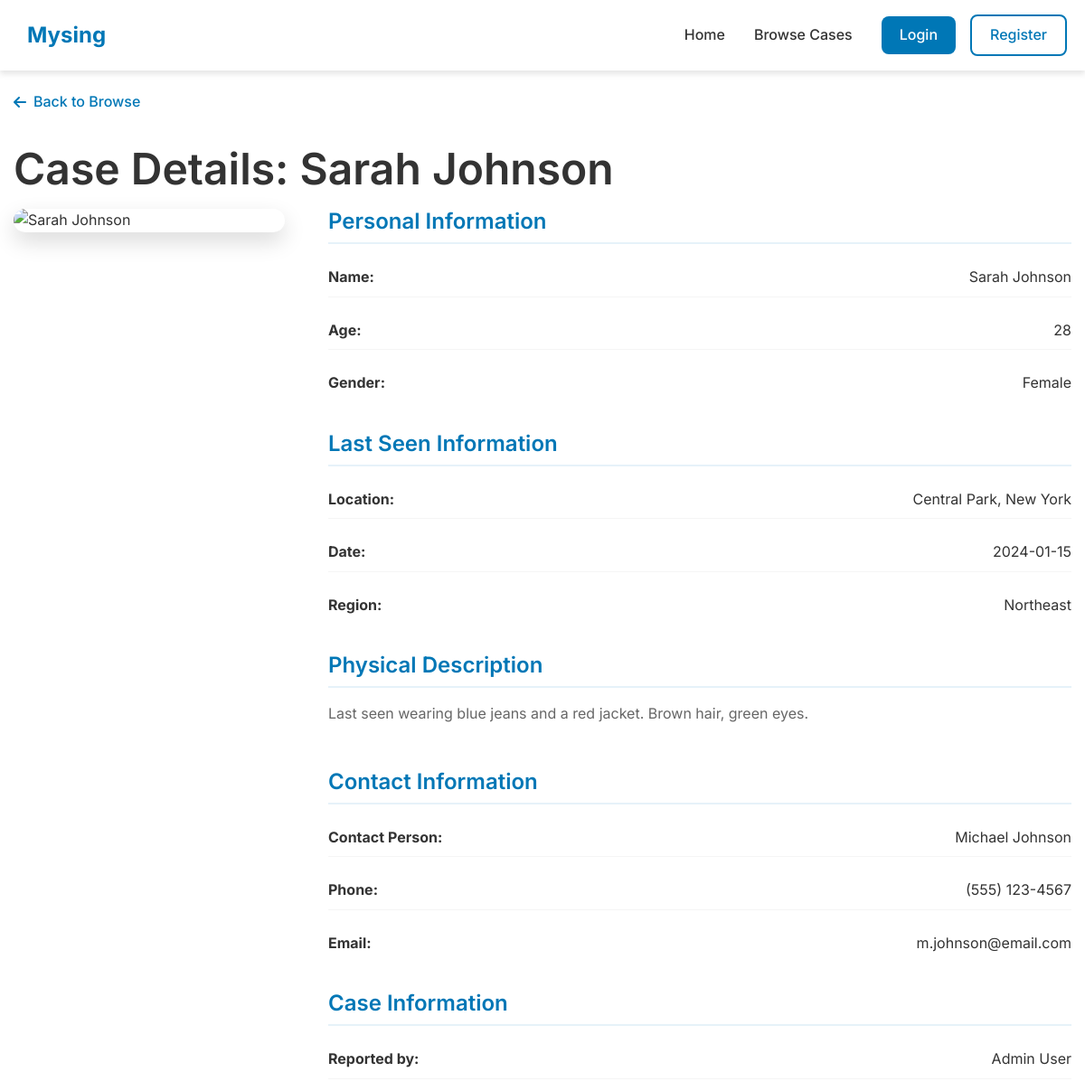
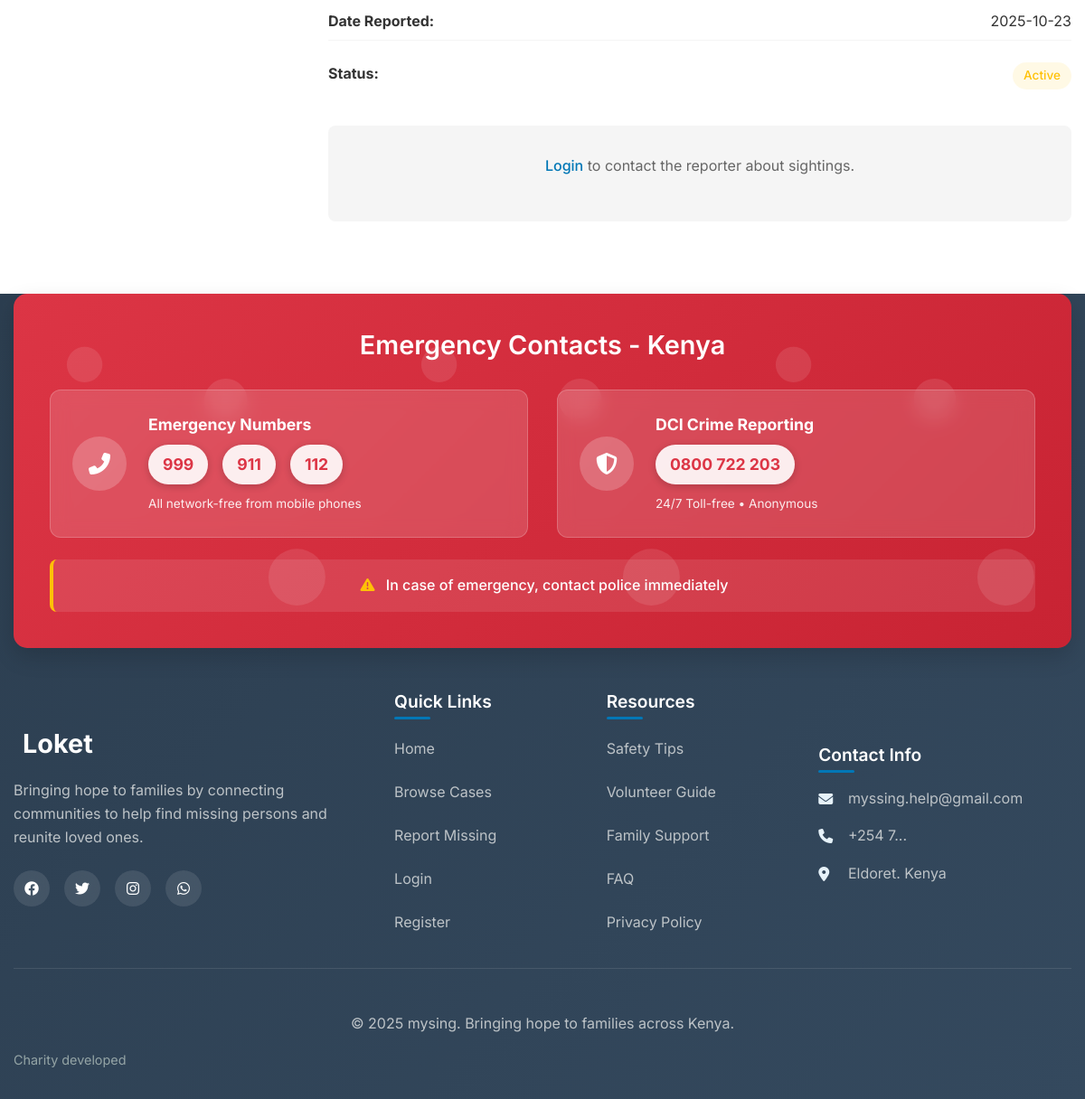
Screenshot of /case-details/1 with the database file from the repository (2 pictures, top to bottom).
### models.py (models this page shows, shortened)
class MissingPerson(db.Model):
    id = db.Column(db.Integer, primary_key=True)
    name = db.Column(db.String(100), nullable=False)
    age = db.Column(db.Integer, nullable=False)
    gender = db.Column(db.String(20), nullable=False)
    last_seen = db.Column(db.String(200), nullable=False)
    last_seen_date = db.Column(db.Date, nullable=False)
    region = db.Column(db.String(50), nullable=False)
    description = db.Column(db.Text, nullable=False)
    contact_name = db.Column(db.String(100), nullable=False)
    contact_phone = db.Column(db.String(20), nullable=False)
    contact_email = db.Column(db.String(100), nullable=False)
    photo_filename = db.Column(db.String(200), nullable=True)
    date_reported = db.Column(db.DateTime, default=datetime.utcnow)
    is_found = db.Column(db.Boolean, default=False)
    reported_by = db.Column(db.Integer, db.ForeignKey('user.id'), nullable=False)
    @property
    def photo_url(self):
        if self.photo_filename:
            return f'/static/uploads/{self.photo_filename}'
        return '/static/images/default-avatar.png'

class User(UserMixin, db.Model):
    id = db.Column(db.Integer, primary_key=True)
    name = db.Column(db.String(100), nullable=False)
    email = db.Column(db.String(100), unique=True, nullable=False)
    password_hash = db.Column(db.String(200), nullable=False)
    phone = db.Column(db.String(20), nullable=False)
    role = db.Column(db.String(20), default='user')
    date_joined = db.Column(db.DateTime, default=datetime.utcnow)
    missing_persons = db.relationship('MissingPerson', backref='reporter', lazy=True)
    reset_tokens = db.relationship('PasswordResetToken', backref='user', lazy=True)

### app.py (the view)
@app.route('/case-details/<int:person_id>')
def case_details(person_id):
    missing_person = MissingPerson.query.get_or_404(person_id)
    return render_template('case_details.html', person=missing_person)

### templates/case_details.html (shortened to what this page needs)
{% extends "base.html" %}
{% block content %}
<section class="case-details-section">
    <div class="container">
        <div class="case-details-header">
            <a href="{{ url_for('browse') }}" class="back-link">
                <i class="fas fa-arrow-left"></i> Back to Browse
            </a>
            <h1>Case Details: {{ person.name }}</h1>
        </div>
        <div class="case-details-content">
            <div class="case-image-large">
                <img src="{{ person.photo_url }}" alt="{{ person.name }}">
            </div>
            <div class="case-info-detailed">
                <div class="info-section">
                    <h3>Personal Information</h3>
                    <div class="info-grid">
                        <div class="info-item">
                            <strong>Name:</strong>
                            <span>{{ person.name }}</span>
                        </div>
                        <div class="info-item">
                            <strong>Age:</strong>
                            <span>{{ person.age }}</span>
                        </div>
                        <div class="info-item">
                            <strong>Gender:</strong>
                            <span>{{ person.gender }}</span>
                        </div>
                    </div>
                </div>
                <div class="info-section">
                    <h3>Last Seen Information</h3>
                    <div class="info-grid">
                        <div class="info-item">
                            <strong>Location:</strong>
                            <span>{{ person.last_seen }}</span>
                        </div>
                        <div class="info-item">
                            <strong>Date:</strong>
                            <span>{{ person.last_seen_date.strftime('%Y-%m-%d') }}</span>
                        </div>
                        <div class="info-item">
                            <strong>Region:</strong>
                            <span>{{ person.region }}</span>
                        </div>
                    </div>
                </div>
                <div class="info-section">
                    <h3>Physical Description</h3>
                    <p>{{ person.description }}</p>
                </div>
                <div class="info-section">
                    <h3>Contact Information</h3>
                    <div class="info-grid">
                        <div class="info-item">
                            <strong>Contact Person:</strong>
                            <span>{{ person.contact_name }}</span>
                        </div>
                        <div class="info-item">
                            <strong>Phone:</strong>
                            <span id="contactPhone">{{ person.contact_phone }}</span>
                        </div>
                        <div class="info-item">
                            <strong>Email:</strong>
                            <span>{{ person.contact_email }}</span>
                        </div>
                    </div>
                </div>
                <div class="info-section">
                    <h3>Case Information</h3>
                    <div class="info-grid">
                        <div class="info-item">
                            <strong>Reported by:</strong>
                            <span>{{ person.reporter.name }}</span>
                        </div>
                        <div class="info-item">
                            <strong>Date Reported:</strong>
                            <span>{{ person.date_reported.strftime('%Y-%m-%d') }}</span>
                        </div>
                        <div class="info-item">
                            <strong>Status:</strong>
                            <span class="status-{{ 'found' if person.is_found else 'active' }}">
                                {{ 'Found' if person.is_found else 'Active' }}
                            </span>
                        </div>
                    </div>
                </div>
                {% if current_user.is_authenticated and not person.is_found %}
                <div class="action-buttons">
                    <a href="tel:{{ person.contact_phone|replace('(', '')|replace(')', '')|replace(' ', '')|replace('-', '') }}"
                       class="btn btn-primary btn-call-report" id="callReporterBtn">
                        <i class="fas fa-phone"></i> Call Reporter to Report Sighting
                    </a>
                    <p class="call-guidance-small">
                        <i class="fas fa-info-circle"></i>
                        When you call, describe where and when you saw {{ person.name }}
                    </p>
                </div>
                {% elif not current_user.is_authenticated %}
                <div class="login-prompt">
                    <p><a href="{{ url_for('login') }}">Login</a> to contact the reporter about sightings.</p>
                </div>
                {% endif %}
            </div>
        </div>
    </div>
</section>
{% endblock %}

### static/css/style.css (style rules this page uses)
:root { --primary-color: #0077B6; --primary-light: #E6F2F9; --primary-dark: #005a8c; --secondary-color: #FFFFFF; --text-color: #333333; --light-gray: #F5F5F5; --medium-gray: #E0E0E0; --dark-gray: #666666; --success-color: #28A745; --error-color: #DC3545; --warning-color: #FFC107; --shadow: 0 4px 6px rgba(0, 0, 0, 0.1); --shadow-lg: 0 10px 25px rgba(0, 0, 0, 0.15); --transition: all 0.3s ease; --border-radius: 8px; }
* { margin: 0; padding: 0; box-sizing: border-box; }
body { font-family: 'Inter', sans-serif; line-height: 1.6; color: var(--text-color); background-color: var(--secondary-color); overflow-x: hidden; }
.container { width: 100%; max-width: 1200px; margin: 0 auto; padding: 0 20px; }
h1, h2, h3, h4, h5, h6 { font-weight: 600; line-height: 1.2; margin-bottom: 1rem; }
h1 { font-size: 3rem; }
h3 { font-size: 1.5rem; }
p { margin-bottom: 1rem; color: var(--dark-gray); }
.status-active, .status-found { font-weight: 500; padding: 0.25rem 0.75rem; border-radius: 20px; font-size: 0.85rem; }
.status-active { color: var(--warning-color); background-color: rgba(255, 193, 7, 0.1); }
.case-details-section { padding: 100px 0 80px; }
.back-link { display: inline-flex; align-items: center; gap: 0.5rem; color: var(--primary-color); text-decoration: none; margin-bottom: 2rem; font-weight: 500; }
.case-details-content { display: grid; grid-template-columns: 300px 1fr; gap: 3rem; align-items: start; }
.case-image-large { border-radius: 15px; overflow: hidden; box-shadow: var(--shadow-lg); }
.case-image-large img { width: 100%; height: auto; display: block; }
.case-info-detailed { display: flex; flex-direction: column; gap: 2rem; }
.info-section h3 { color: var(--primary-color); margin-bottom: 1rem; padding-bottom: 0.5rem; border-bottom: 2px solid var(--primary-light); }
.info-grid { display: grid; gap: 1rem; }
.info-item { display: flex; justify-content: space-between; padding: 0.5rem 0; border-bottom: 1px solid var(--light-gray); }
.info-item:last-child { border-bottom: none; }
.login-prompt { text-align: center; padding: 2rem; background-color: var(--light-gray); border-radius: var(--border-radius); }
.login-prompt a { color: var(--primary-color); text-decoration: none; font-weight: 500; }
@media (max-width: 1200px) { .container { padding: 0 15px; } }

### rows the page displays
MissingPerson: name "Sarah Johnson", age "28", gender "Female", last_seen "Central Park, New York", last_seen_date "2024-01-15", region "Northeast", description "Last seen wearing blue jeans and a red jacket. Brown hair, green eyes.", contact_name "Michael Johnson", contact_phone "(555) 123-4567", contact_email "m.johnson@email.com", date_reported "2025-10-23", is_found "Active"
User: reporter.name "Admin User"
